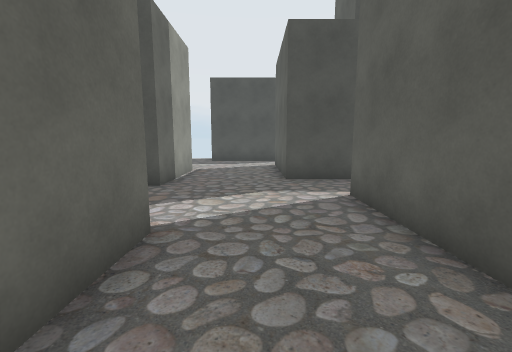
view 1 (above)

24 first-person views from a walk through a 3-D level made in the Unity game engine. The camera is 1.3 m above the floor, tilts 8° down and sees 90° across. The floor is counted in squares, 1 m on a side. Each view is taken from the middle of a square. On the plan, view 1 faces up. The plan holds only what a view shows up to about 13 squares ahead; the rest is blank. The place goes on beyond the plan. The player character is not drawn. Some animated figures are not drawn.

view 2
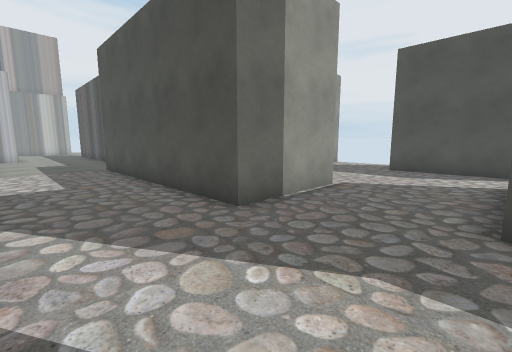

view 3
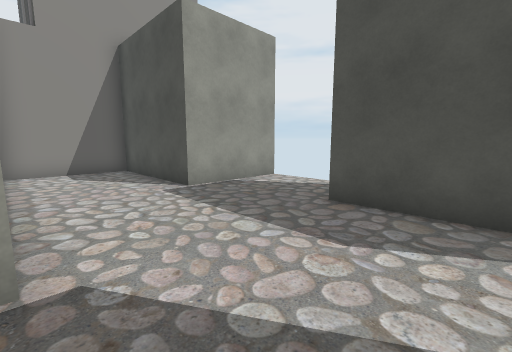

view 4
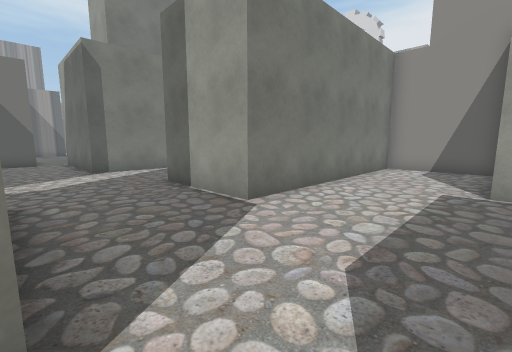

view 5
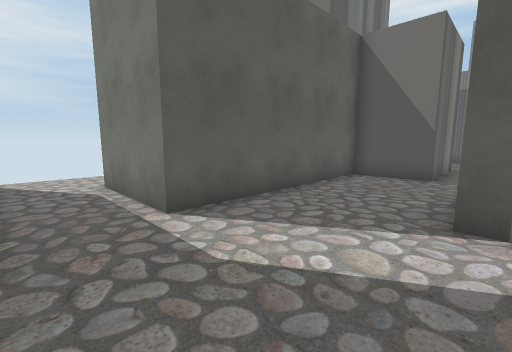

view 6
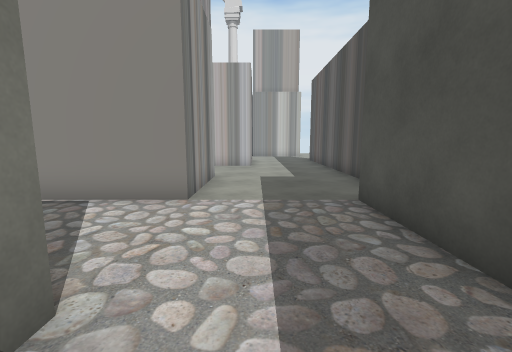

view 7
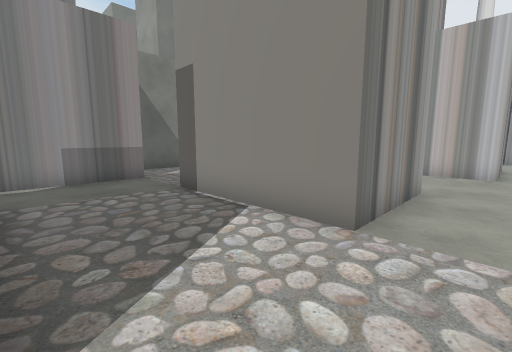

view 8
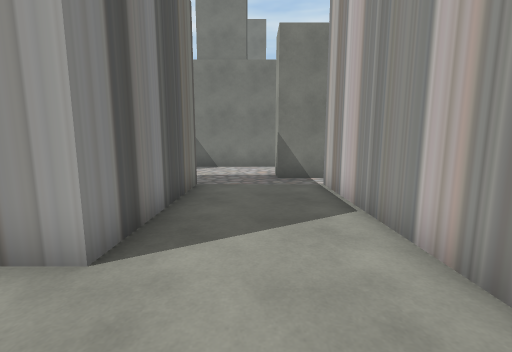

view 9
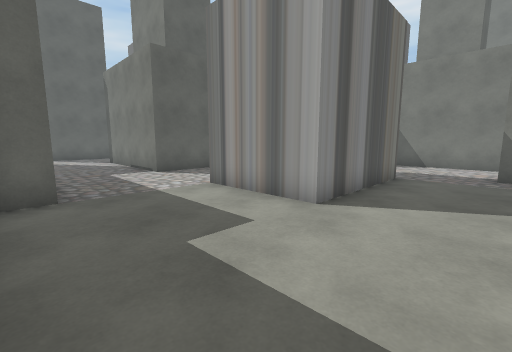

view 10
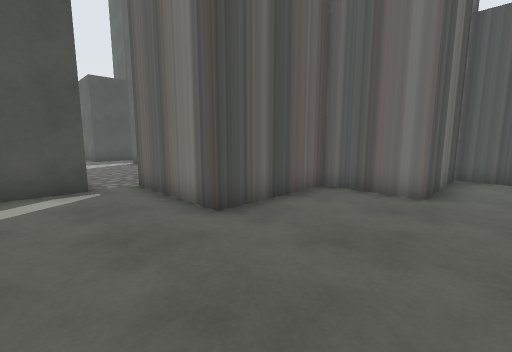

view 11
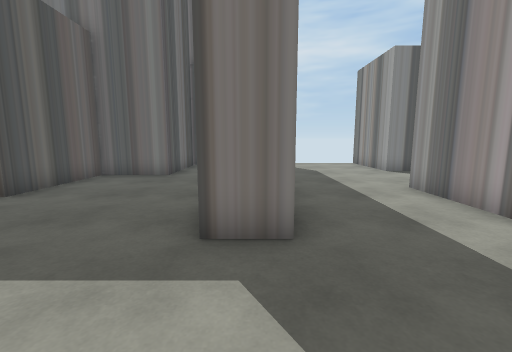

view 12
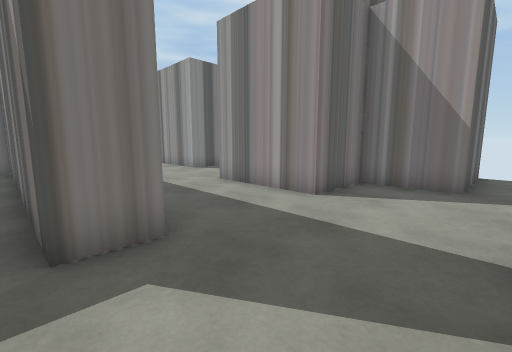

view 13
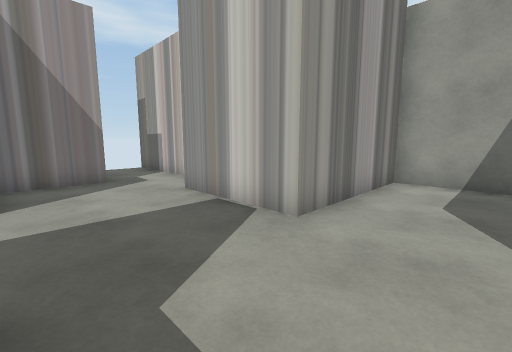

view 14
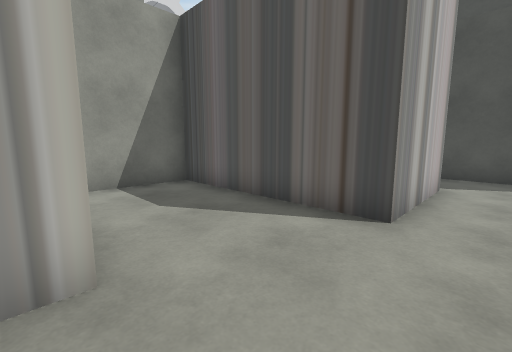

view 15
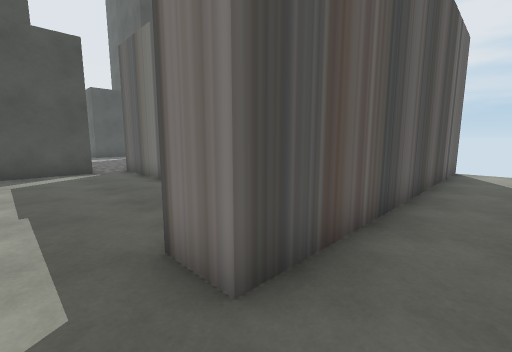

view 16
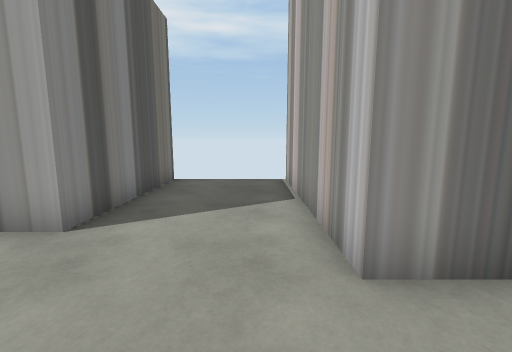

view 17
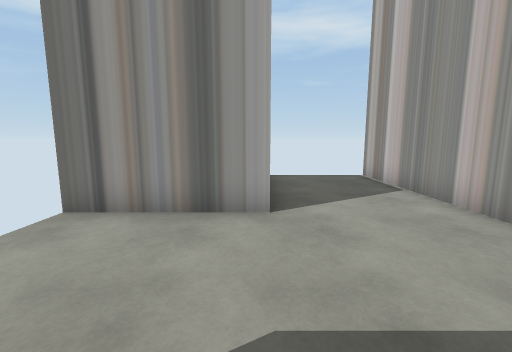

view 18
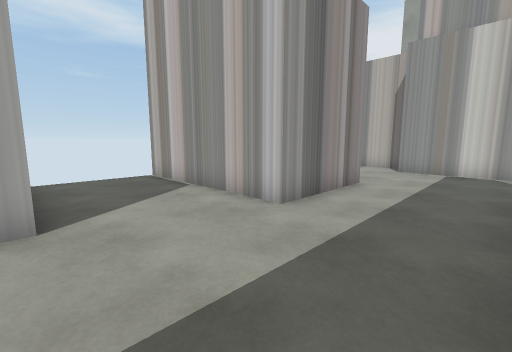

view 19
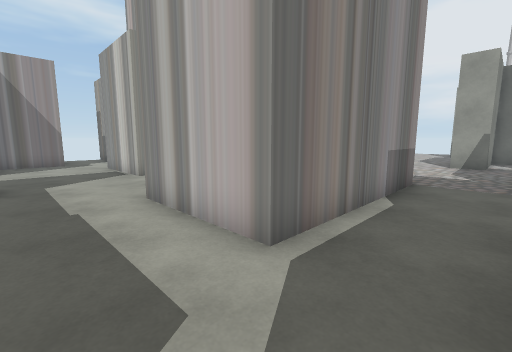

view 20
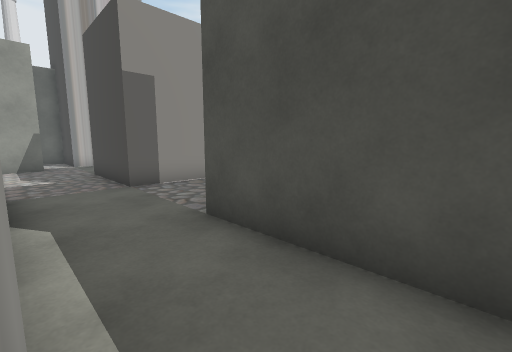

view 21
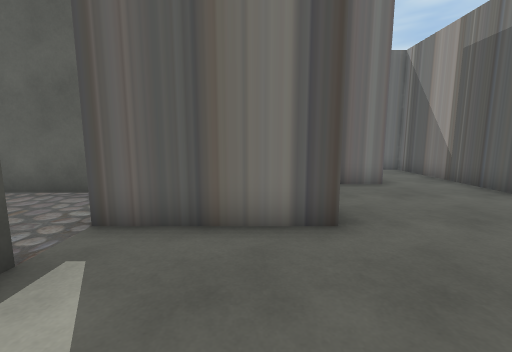

view 22
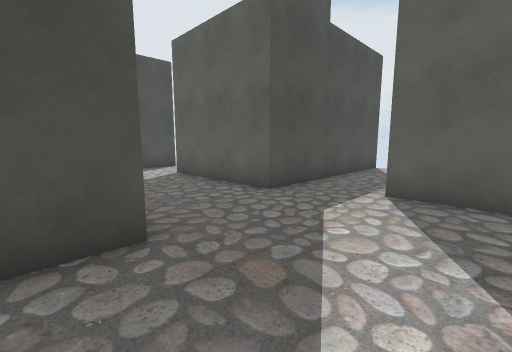

view 23
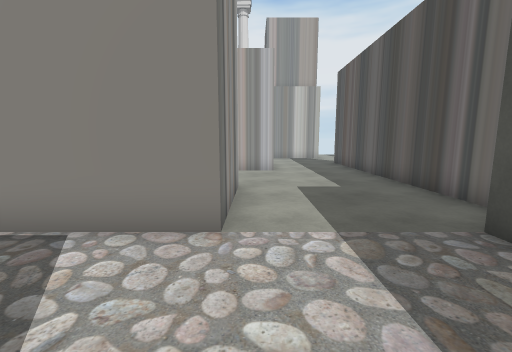

view 24
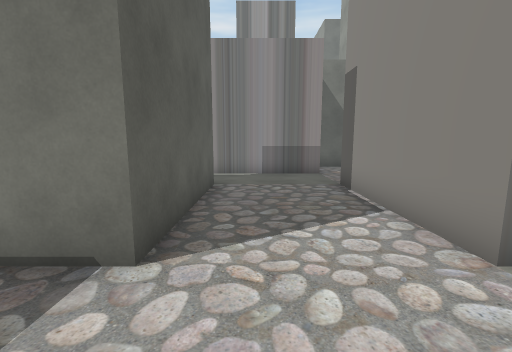

### Floor plan
Points are (right, up) in squares from view 1. A wall is a line through its corners. A room is listed if a view was taken in it or the views show most of it. See-through windows are left out.
Room 1 (views 1, 2, 3, 4, 5, 6, 7, 8, 9, 22, 23, 24)
walls: (-12.8, 8.5) (-20.5, 8.5); (-3.6, -1.5) (-7.8, -1.5) (-7.8, 3.5) (-1.5, 3.5) (-1.5, -1.1); (-0.2, -1.5) (2.3, -1.5) (2.3, 6) (6, 6); (-10.4, -4) (-5.3, -4); (-15.3, -1.5) (-15.3, 3.5) (-11.5, 3.5) (-11.5, -1.5); (-6.5, 18.6) (-6.5, 14.8) (-11.5, 14.8) (-11.5, 11) (-2.7, 11) (-2.7, 7.3) (-11.5, 7.3) (-11.5, 8.1); (-20.5, 4.8) (-19, 4.8) (-19, -1.5) (-20.1, -1.5); (2.4, 16) (-2.8, 16); (8.6, 8.5) (1, 8.5) (1, 13.5); (-20.5, -2.8) (-17.8, -2.8)
ways out: opening at (-3, -2) to room 2; opening at (-16.5, -1.5) to room 3; opening at (-10.5, -2.5) to room 3; opening at (1.5, 14.5)
Room 2 (views 10, 11, 12, 13, 14, 15, 16, 17, 18, 19, 20, 21)
walls: (-7.8, -15.5) (-7.8, -21.5); (-5.3, -4) (-5.3, -7.7) (-11.5, -7.7) (-11.5, -11.5) (-6.5, -11.5) (-6.5, -15.2); (8.5, -11.5) (-2.8, -11.5) (-2.8, -10.3) (7.3, -10.3) (7.3, -7.7) (3.5, -7.7) (3.5, -5.3) (-0.2, -5.3) (-0.2, -1.5); (-5.3, -21.5) (-5.3, -17.7) (-2.8, -17.7) (-2.8, -15.3) (1, -15.3) (1, -21.5); (-1.4, -1.5) (-3.6, -1.5); (4.7, -21.5) (4.7, -16.5) (8.5, -16.5)
ways out: opening at (-3, -2) to room 1
Room 3 (no view inside)
walls: (-11.6, -4) (-10.4, -4); (-11.5, -1.5) (-15.3, -1.5); (-17.8, -2.8) (-17.8, -4); (-18, -6.5) (-12.1, -6.5)
ways out: opening at (-16.5, -1.5) to room 1; opening at (-10.5, -2.5) to room 1; opening at (-18.5, -5.5)

Positions as (right, up) in squares from view 1, and headings:
1: (0, 0), facing up
2: (1, 4), facing up-left
3: (0, 11), facing up-left
4: (1, 15), facing down-left
5: (-2, 8), facing down-right
6: (-6, 5), facing left
7: (-8, 5), facing down-left
8: (-17, 6), facing down
9: (-18, 8), facing down-right
10: (-3, -9), facing up-right
11: (-6, -11), facing right
12: (-6, -10), facing down-right
13: (-3, -9), facing down-left
14: (-4, -12), facing up-left
15: (-4, -13), facing up-right
16: (2, -13), facing down
17: (5, -12), facing down
18: (5, -12), facing down-left
19: (-3, -2), facing down-left
20: (-4, -4), facing up-left
21: (-4, -4), facing right
22: (-4, 4), facing up-right
23: (-8, 4), facing left
24: (-9, 6), facing down
